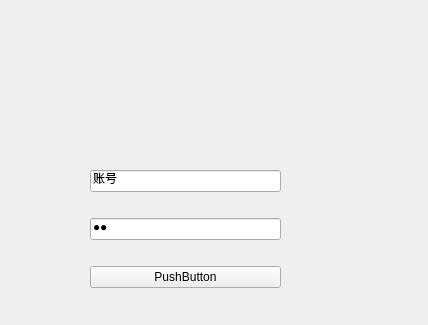
<?xml version="1.0" encoding="UTF-8"?>
<ui version="4.0">
 <class>Widget</class>
 <widget class="QWidget" name="Widget">
  <property name="geometry">
   <rect>
    <x>0</x>
    <y>0</y>
    <width>428</width>
    <height>325</height>
   </rect>
  </property>
  <property name="windowTitle">
   <string>Widget</string>
  </property>
  <widget class="QWidget" name="widget" native="true">
   <property name="geometry">
    <rect>
     <x>90</x>
     <y>150</y>
     <width>191</width>
     <height>161</height>
    </rect>
   </property>
   <layout class="QVBoxLayout" name="verticalLayout">
    <item>
     <widget class="QLineEdit" name="lineEditAccound">
      <property name="text">
       <string>账号</string>
      </property>
     </widget>
    </item>
    <item>
     <widget class="QLineEdit" name="lineEditPassword">
      <property name="text">
       <string>密码</string>
      </property>
      <property name="echoMode">
       <enum>QLineEdit::Password</enum>
      </property>
     </widget>
    </item>
    <item>
     <widget class="QPushButton" name="btn_Land">
      <property name="text">
       <string>PushButton</string>
      </property>
     </widget>
    </item>
   </layout>
  </widget>
 </widget>
 <resources/>
 <connections/>
</ui>
